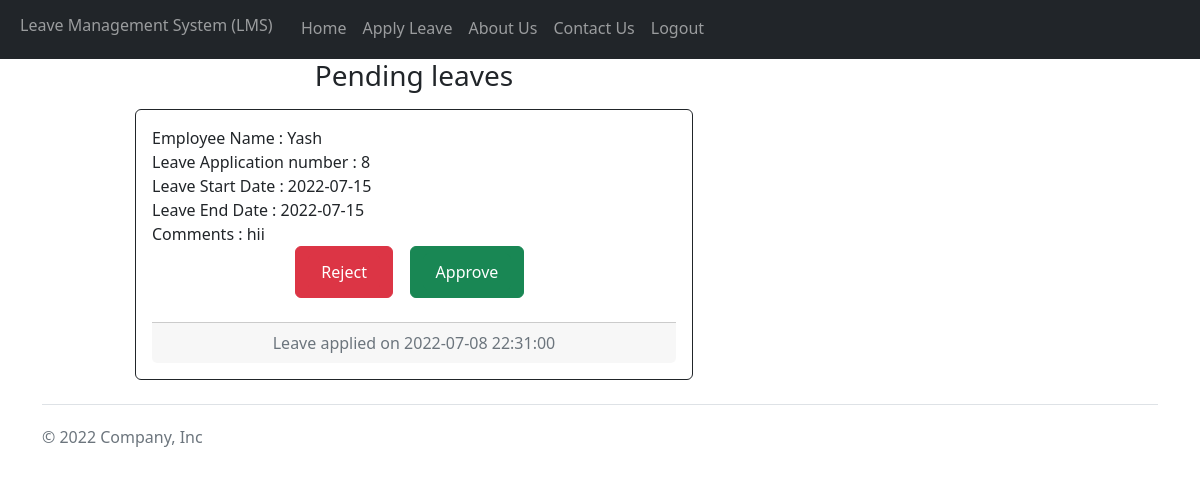
The page /managerapproval (signed in) on the database its author committed.
### website/models.py (models this page shows, shortened)
class Leave(db.Model):
    leaveid = db.Column(db.Integer, primary_key= True)
    startdate = db.Column(db.String(50))
    enddate = db.Column(db.String(50))
    comment = db.Column(db.String(200))
    status = db.Column(db.Integer)
    leavedate_created = db.Column(db.DateTime(timezone=True), default= func.now())
    userid = db.Column(db.Integer, db.ForeignKey('user.userid', ondelete="CASCADE"), nullable = false)

class User(db.Model, UserMixin):
    userid = db.Column(db.Integer, primary_key= True)
    email = db.Column(db.String(150), unique= True)
    username = db.Column(db.String(150), unique= True)
    password = db.Column(db.String(150))
    role = db.Column(db.Integer)
    date_created = db.Column(db.DateTime(timezone=True), default= func.now())
    leaves = db.relationship('Leave', backref='user', passive_deletes=True)

### website/views.py (the view)
@views.route("/managerapproval", methods=['GET', 'POST'])
@login_required
def managerapproval():
    leaves = Leave.query.filter_by(status= 3)
    return render_template('managerapproval.html', user=current_user, leaves= leaves)

### website/__init__.py (called while the page is built)
def create_app():
    app = Flask(__name__)
    app.config['SECRET_KEY'] = "mywebkey"
    app.config['SQLALCHEMY_DATABASE_URI'] = f'sqlite:///database.db'
    db.init_app(app)
    from .views import views
    from .auth import auth
    app.register_blueprint(views, url_prefix ="/" )
    app.register_blueprint(auth, url_prefix ="/" )
    from .models import User, Leave
    create_database(app)
    login_manager = LoginManager()
    login_manager.login_view= "auth.login"
    login_manager.init_app(app)
    @login_manager.user_loader
    def load_user(userid):
        return User.query.get(int(userid))
    return app

### website/templates/managerapproval.html (shortened to what this page needs)
{% extends "base.html" %}
{% block content %}
<form method="POST">
    <div  class="col-md-8 form-group" align="center" id="leaves">
        <h1 class="h3 mb-3 fw-normal">Pending leaves</h1>
        {% for leave in leaves %}
        <div class="card border-dark w-75">
            <div class="card-body">
                <div align="left"class="card-text">
                    Employee Name : {{leave.user.username}}<br>
                    Leave Application number : {{leave.leaveid}} <br>
                    Leave Start Date : {{leave.startdate}} <br>
                    Leave End Date : {{leave.enddate}}<br>
                    Comments : {{leave.comment}}<br>
                    <div align="center">
                        <button class="btn btn-danger" type="submit" value="2"> <a class="btn btn-danger" href="/rejectleave/{{leave.leaveid}}">Reject</a></button> &nbsp;&nbsp;
                        <button class="btn btn-success" type="submit" value="1"> <a class="btn btn-success" href="/approveleave/{{leave.leaveid}}">Approve</a> </button> &nbsp;
                    </div>
                    <br>
                </div>
                <div class="card-footer text-muted">
                    Leave applied on {{leave.leavedate_created}}
                </div>
            </div>
        </div>
        {% endfor %}
    </div>
</form>
{% endblock %}

### rows shown on the page
Leave: user.username "Yash", leaveid "8", startdate "2022-07-15", enddate "2022-07-15", comment "hii", leavedate_created "2022-07-08 22:31:00"
